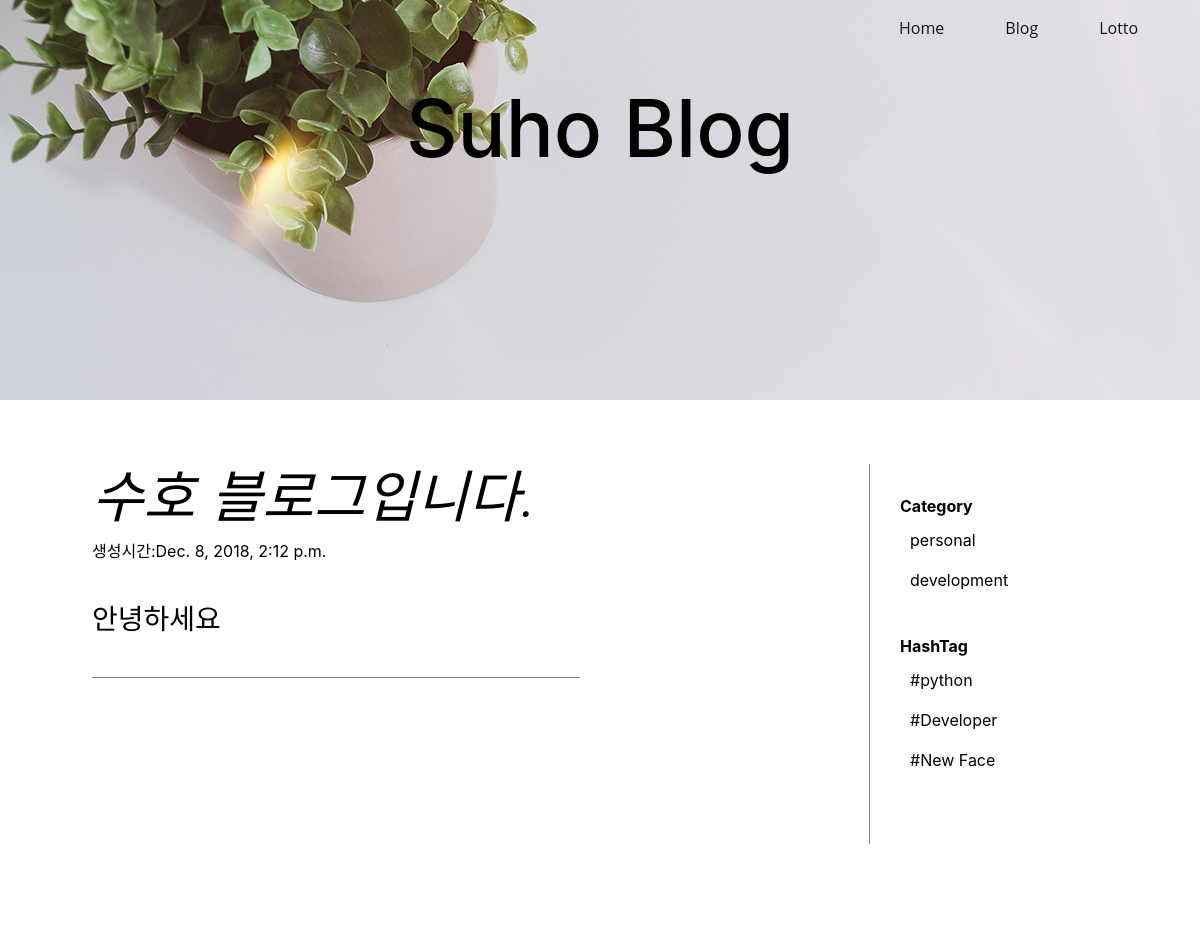
The app's page /?category=ps with its own data.
### feed/models.py (models this page shows, shortened)
class Article(models.Model):
    DEVELOPMENT="dv"
    PERSONAL="ps"
    ETC="etc"
    CATEGORY_CHOICES=(
            (DEVELOPMENT,"development"),
            (PERSONAL,"personal"),
            (ETC,"etc")
            )
    id=models.AutoField(primary_key=True)
    title=models.CharField(max_length=20)
    content=models.TextField()
    category=models.CharField(max_length=2,
            choices=CATEGORY_CHOICES,
            default=DEVELOPMENT,)
    created_at=models.DateTimeField(auto_now_add=True)

class HashTag(models.Model):
    name=models.CharField(max_length=20)
    def __str__(self):
        return self.name

### feed/views.py (the view)
# urls.py: url(r'^$',views.index,name='index'),
def index(request):
    category=request.GET.get("category")
    if category:
        article_list=Article.objects.filter(category=category)
    else:
        article_list=Article.objects.all()
    ctx={
        "article_list":article_list,
        "hashtag_list":hashtag_list,
        "category_list":category_list,
        "hash_num":hash_num,
        "category_num":category_num,
    }
    return render(request,"index.html",ctx)

### templates/index.html (shortened to what this page needs)
{% extends "base.html" %}
{% block body %}
      <div class="col-sm-9">
        {% for article in article_list %}
        <div class="col-sm-8">
		      <h1 class="display-4 font-italic"><a href="/{{ article.id }}" style="color:black;text-decoration:none">{{article.title}}</a></h1>
          <p>생성시간:{{article.created_at}}</p>
        </div>
        <div class="col-sm-8">
          <h3 style="margin-top:40px;padding-bottom:40px;margin-bottom:40px;border-bottom:1px solid grey;">{{article.content}}</h3>
        </div>
        {% endfor %}
      </div>
      {% include "sidebar.html" %}
{% endblock %}

### templates/sidebar.html (shortened to what this page needs)
<div class="col-sm-3" style="padding:30px;border-left: 1px solid grey">
  <div style="font-weight:bold">Category</div>
  <ul style="padding:10px;">
         {% for alias,category in category_list %}
   <p><a style="color:black;" href="/?category={{ alias }}">{{ category }}</a></p>
   {% endfor %}
  </ul>
  <div style="font-weight:bold">HashTag</div>
    <ul style="padding:10px;">
            {% for x in hashtag_list%}
              <p>#{{ x }}</p>
            {% endfor %}
      </ul>
</div>

### templates/base.html (style rules this page uses)
body { color:black }

### templates/index.html (style rules this page uses)
div { color:black }

### records on screen
Article: title "수호 블로그입니다.", created_at "Dec. 8, 2018, 2:12 p.m.", content "안녕하세요"
HashTag: name "python"
HashTag: name "Developer"
HashTag: name "New Face"

### other values on screen
{{ category }} "personal" "development"
